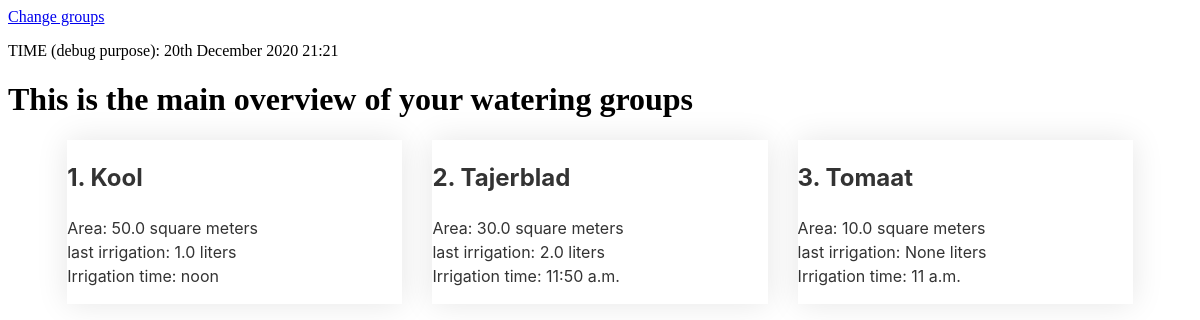
Before: / with the older database file.
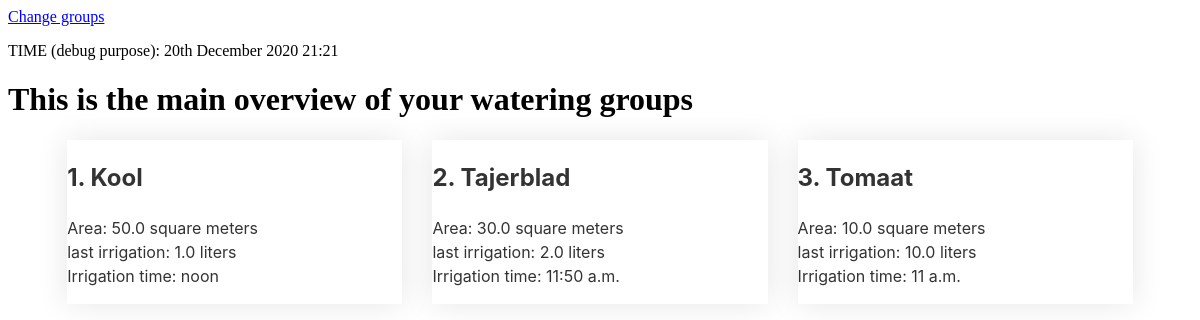
After: the same page with the newer database file.
### watersite/models.py (models this page shows, shortened)
class Plantgroup(models.Model):
    location = models.IntegerField(unique=True, help_text="The number  of the solenoid valve this plant group is connected to. Has to be unique.")
    plant = models.TextField(help_text="Name of the plant.")
    kc = models.FloatField(
        help_text="dimmensionless plant coefficient. See <a href='http://www.fao.org/3/x0490e/x0490e0b.htm#crop%20coefficients'>this page</a> to find the coefficient of your crop. If you aren't sure, use the value of 1.")
    area = models.FloatField(help_text="area of the plant group in square meters.")
    water_flowrate = models.FloatField(help_text="flowrate through the valve in liters/min.")
    water_t1 = models.TimeField(default=datetime.time(12, 0, 0), help_text="Time at which the plant should be watered every day.")
    last_irrigation = models.FloatField(null=True, blank=True, help_text="How much liter water was used in the last irrigation. Leave this empty.")
    class Meta:
        db_table = "Plantgroup"
        verbose_name_plural = "Plantgroups"

### watersite/views.py (the view)
# urls.py: path('', views.group_list, name='group-list'),
def group_list(request):
    all_groups = Plantgroup.objects.all().order_by('location')
    return render(request, 'watersite/group_list.html', {'groups': all_groups})

### watersite/templates/watersite/group_list.html (shortened to what this page needs)
{% extends "base_generic.html" %}
{% block content %}
<h1>This is the main overview of your watering groups</h1>
<div class='groups'>
    {% for group in groups %}
    <div class='group'>
        <h2>{{group.location}}. {{group.plant}}</h2>
        Area: {{group.area}} square meters <br>
        last irrigation: {{group.last_irrigation}} liters<br>
        Irrigation time: {{group.water_t1}}
    </div>
    {% endfor %}
    {% endblock %}

Changed rows visible on the page:
changed Plantgroup "Tomaat": last_irrigation "None" → "10.0"
